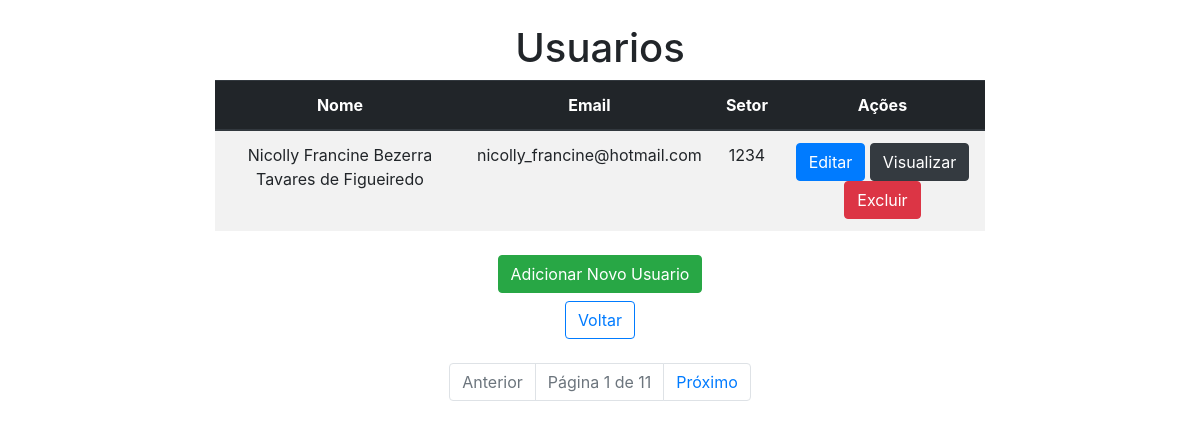
Before: /usuarios_html/ with the older database file.
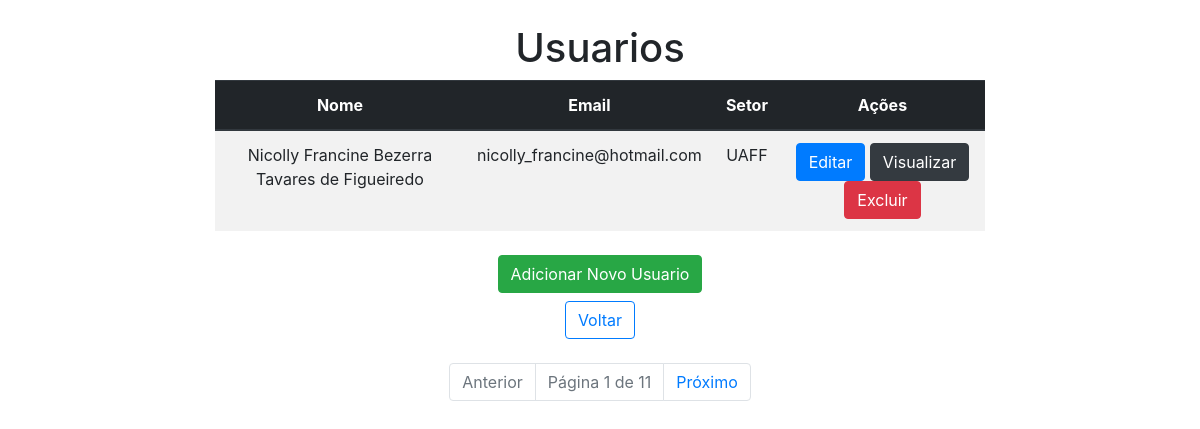
After: the same page with the newer database file.
### app/models.py (models this page shows, shortened)
class CadastroUsuario(models.Model):
    nome = models.CharField(max_length=100)
    email = models.EmailField(max_length=100)
    senha = models.CharField(max_length=10)
    setor = models.CharField(max_length=20)

### app/views.py (the view)
# urls.py: path("usuarios_html/", usuarios_html, name="usuarios_html"),
def usuarios_html(request):
    usuarios_list = CadastroUsuario.objects.all()
    paginator = Paginator(usuarios_list, 1)
    page = request.GET.get('page')
    try:
        usuarios = paginator.page(page)
    except PageNotAnInteger:
        usuarios = paginator.page(1)
    except EmptyPage:
        usuarios = paginator.page(paginator.num_pages)
    return render(request, "usuarios.html", {"usuarios": usuarios})

### app/templates/usuarios.html (shortened to what this page needs)
<!DOCTYPE html>
<html lang="en">
<head>
    <link rel="stylesheet" href="https://stackpath.bootstrapcdn.com/bootstrap/4.1.3/css/bootstrap.min.css">
</head>
<body>
 <div class="col-8 m-auto pt-4 pb-4 text-center">
    <h1>Usuarios</h1>
    <table class="table table-striped">
        <thead class="thead-dark">
            <tr>
                <th scope="col">Nome</th>
                <th scope="col">Email</th>
                <th scope="col">Setor</th>
                <th scope="col">Ações</th>
            </tr>
        </thead>
        <tbody>
            {% for usuario in usuarios %}
            <tr>
                <td>{{ usuario.nome }}</td>
                <td>{{ usuario.email }}</td>
                <td>{{ usuario.setor }}</td>
                <td>
                    <a href="{% url 'edit_usuario' usuario.id %}" class="btn btn-primary">Editar</a>
                    <a href="{% url 'view_usuario' usuario.id %}" class="btn btn-dark">Visualizar</a>
                    <a href="" class="btn btn-danger btnDel">Excluir</a>
                </td>
            </tr>
            {% endfor %}
        </tbody>
    </table>
    <div class="pt-2">
        <a href="{% url 'form_cadastro_usuario' %}" class="btn btn-success">Adicionar Novo Usuario</a> <br>
        <a href="{% url 'home' %}" class="btn btn-outline-primary mt-2">
             Voltar
        </a>
    </div>
 </div>
<div class="container">
  <div class="row">
    <div class="col-md-12">
      <nav aria-label="Page navigation">
        <ul class="pagination justify-content-center">
          {% if usuarios.has_previous %}
            <li class="page-item">
              <a class="page-link" href="?page={{ usuarios.previous_page_number }}">Anterior</a>
            </li>
          {% else %}
            <li class="page-item disabled">
              <span class="page-link">Anterior</span>
            </li>
          {% endif %}
          <li class="page-item disabled">
            <span class="page-link">Página {{ usuarios.number }} de {{ usuarios.paginator.num_pages }}</span>
          </li>
          {% if usuarios.has_next %}
            <li class="page-item">
              <a class="page-link" href="?page={{ usuarios.next_page_number }}">Próximo</a>
            </li>
          {% else %}
            <li class="page-item disabled">
              <span class="page-link">Próximo</span>
            </li>
          {% endif %}
        </ul>
      </nav>
    </div>
  </div>
</div>
</body>
</html>

Changed rows visible on the page:
changed CadastroUsuario "Nicolly Francine Bezerra Tavares de Figueiredo": setor "1234" → "UAFF"
